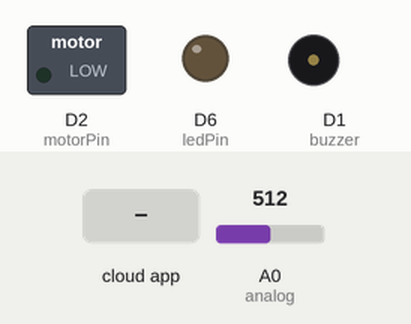
A sketch run on a simulated ESP8266 (NodeMCU). On the bench: switched loads named in the sketch (green lamp = pin HIGH), output pins drawn as LEDs (lit = HIGH), buzzer (waves = sounding). The test bench sets the inputs (shaded band); at power-on: A0 (analog) = 512. WiFi joins after 1.5 s; servers stay silent unless stated; no MQTT or app messages arrive unless stated; pins used as bus, display or sensor lines are not drawn; what the sketch prints to the serial monitor is not drawn.

Above: at 2.7 s.
2.8 s: A0 (analog) set to 743
13.2 s: A0 (analog) set to 773
At 21.8 s:
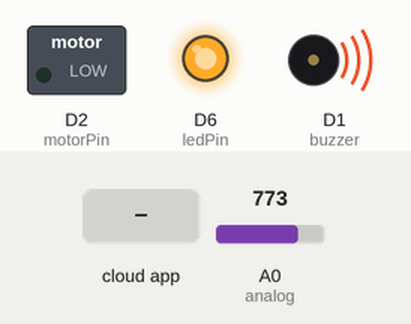
22.1 s: the phone or cloud app sets pump to ON
At 23.4 s:
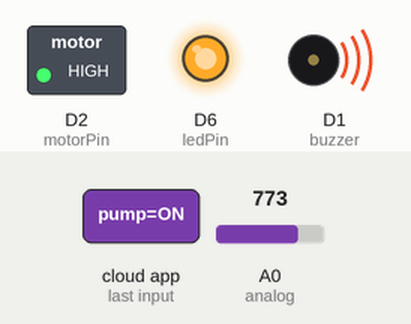
31.6 s: A0 (analog) set to 716
At 39.4 s:
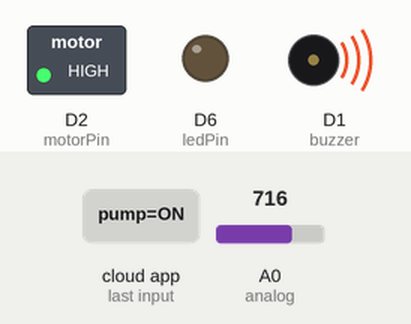
40.1 s: the phone or cloud app sets pump to OFF
At 40.5 s:
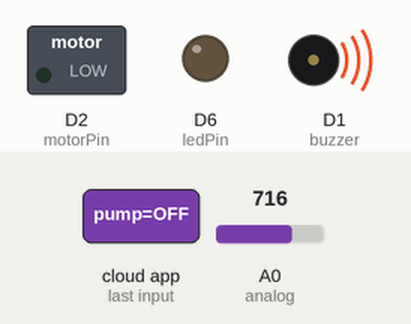
52.6 s: A0 (analog) set to 900
At 60.1 s:
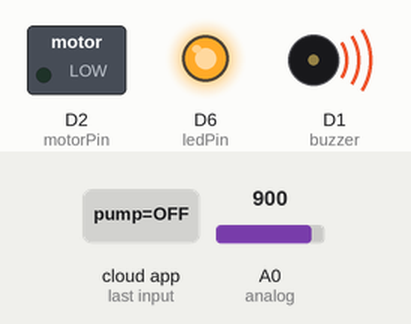
Timing chart, 0 to 61.6 s (numbered marks = the images above; inputs shaded):
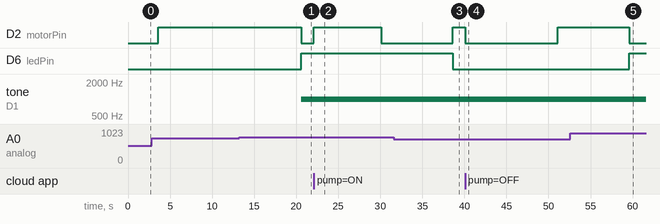

The sketch:

IOT_SIS_V4.ino
```cpp
//Library Initialization
#include <ESP8266WiFi.h>
#include "Adafruit_MQTT.h"
#include "Adafruit_MQTT_Client.h"

//WLAN Config
const char *ssid =  "Eos";
const char *pass =  "aphrodite";

WiFiClient client; //Login as Client

//Adafruit Config
#define MQTT_SERV "io.adafruit.com"
#define MQTT_PORT 1883
#define MQTT_NAME "alphaixion" //Username
#define MQTT_PASS "aio_PcxL05uba6YMzxNzRk3JaIr1RfWx" //API Key

//Adafruit Feeds Hookup (monitor, led, pump)
Adafruit_MQTT_Client mqtt(&client, MQTT_SERV, MQTT_PORT, MQTT_NAME, MQTT_PASS);
Adafruit_MQTT_Publish monitor = Adafruit_MQTT_Publish(&mqtt,MQTT_NAME "/f/monitor");
Adafruit_MQTT_Publish water = Adafruit_MQTT_Publish(&mqtt,MQTT_NAME "/f/water");
Adafruit_MQTT_Subscribe pumpbutton = Adafruit_MQTT_Subscribe(&mqtt, MQTT_NAME "/feeds/pump");
//Variable initialization
const int ledPin = D6;
const int motorPin = D2;
const int buzzer = D1;
const int soilsensor = D3;
const int analog = A0;
unsigned long interval = 10000;
unsigned long previousMillis = 0;
unsigned long interval1 = 1000;
unsigned long previousMillis1 = 0;
float valsoil;

//DML was here
void setup() {
  Serial.begin(115200);
  delay(10);
  mqtt.subscribe(&pumpbutton);
  pinMode(motorPin, OUTPUT); //Pin out mode
  pinMode(ledPin, OUTPUT);
  pinMode(buzzer, OUTPUT);
  pinMode(soilsensor, OUTPUT);
  pinMode(A0, INPUT);
  digitalWrite(motorPin, LOW); // keep motor off at start

//WLan connect
  Serial.println("Connecting to ");
  Serial.println(ssid);
  WiFi.begin(ssid, pass);
  while (WiFi.status() != WL_CONNECTED)
  {
    delay(500);
    Serial.print(".");              // print ... till not connected
  }
  Serial.println("");
  Serial.println("WiFi connected");
}

uint32_t x=0;

void loop() {
  MQTT_connect();
  //Soil Sensor Read
    digitalWrite(soilsensor, HIGH);
    delay(10);
    valsoil = 100-(analogRead(analog)-500)/5.23;
    Serial.print("Soil Moisture is  = ");
    Serial.print(valsoil);
    Serial.println("%");
    delay(2000);
    digitalWrite(soilsensor, LOW);

    if (valsoil < 50) { //Pumping time
      digitalWrite(motorPin, LOW);
      digitalWrite(ledPin, HIGH);
      tone(buzzer, 1000);
    }
    if (valsoil > 51) { //Stable condition
      digitalWrite(motorPin, HIGH);
      digitalWrite(ledPin, LOW);
    }

    delay(500);
    Serial.print('\n');

    if (! monitor.publish(valsoil)){ //Publishing monitor
      delay(2000);
    }

    //Reading subcription (Useless)
    Adafruit_MQTT_Subscribe * subscription;
    while ((subscription = mqtt.readSubscription(5000))){
        if (subscription == &pumpbutton){
          Serial.print(F("On-OFF Pump Button: "));
          Serial.println((char *)pumpbutton.lastread);
          if (strcmp((char *) pumpbutton.lastread, "OFF") == 0){
            digitalWrite(motorPin, LOW);
            delay(3000);
          }
          if (strcmp((char *) pumpbutton.lastread, "ON") == 0){
            digitalWrite(motorPin, HIGH);
          }
        }
    }

    if(! mqtt.ping()) {
      mqtt.disconnect();
    }
    Serial.print('\n');
    delay(1000);
}


//Establish adafruit's cloud connection
void MQTT_connect()
{
  int8_t ret;
  // Stop if already connected.
  if (mqtt.connected())
  {
    return;
  }

  uint8_t retries = 3;
  while ((ret = mqtt.connect()) != 0) // connect will return 0 for connected
  {
       mqtt.disconnect();
       delay(5000);  // wait 5 seconds
       retries--;
       if (retries == 0)
       {
         // basically die and wait for WDT to reset me
         while (1);
       }
  }
}
```

Measured:
- the behaviour switches between 761 and 762 on A0 (analog) (found by bisection; images 0 and 1)
- after the input at 13.2 s, D2 (motorPin): HIGH → LOW after 7.4 s; D6 (ledPin): LOW → HIGH after 7.4 s; tone on D1 (buzzer): silent → 1000 Hz after 7.4 s
- after the input at 22.1 s, D2 (motorPin): LOW → HIGH at once, → LOW 8.0 s later
- after the input at 31.6 s, D2 (motorPin): LOW → HIGH after 7.0 s; D6 (ledPin): HIGH → LOW after 7.0 s
- after the input at 40.1 s, D2 (motorPin): HIGH → LOW at once, → HIGH 11.0 s later
- after the input at 52.6 s, D2 (motorPin): HIGH → LOW after 7.0 s; D6 (ledPin): LOW → HIGH after 7.0 s
